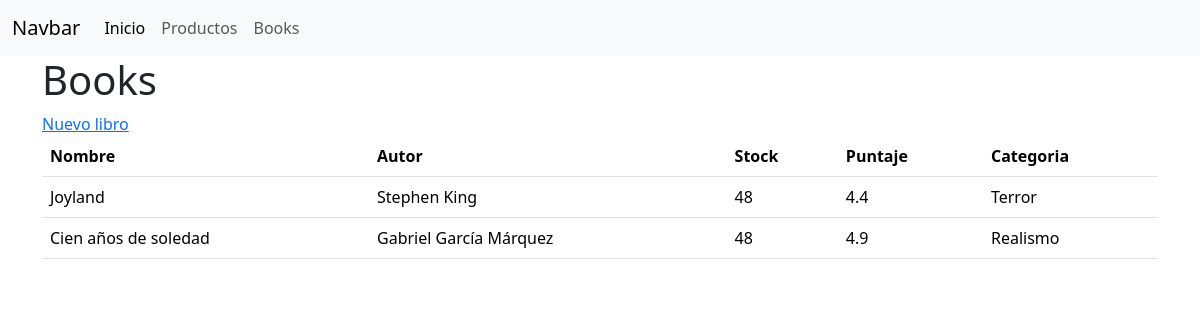
The page /books/ on the database its author committed.
### books/models.py (models this page shows, shortened)
class ProductoBooks(models.Model):
    nombre = models.CharField(max_length=255)
    autor = models.CharField(max_length=255)
    stock = models.IntegerField()
    puntaje = models.FloatField()
    categoria = models.ForeignKey(
        CategoriaBooks,
        on_delete=models.CASCADE
    )
    creado_en = models.DateTimeField(default = timezone.now)
    def __str__(self) -> str:
        return self.autor

class CategoriaBooks(models.Model):
    nombre = models.CharField(max_length=255)
    def __str__(self) -> str:
        return self.nombre

### books/views.py (the view)
# urls.py: path('',views.index, name='index'),
def index(request):
    books = ProductoBooks.objects.all()
    print(books)
    return render(
        request=request,
        template_name='index2.html',
        context={'books':books}
    )

### books/templates/index2.html
{% extends "base.html" %}
{% block content %}
    <h1>Books</h1>
    <a href="{% url 'books:formulario' %}">Nuevo libro</a>
    <table class="table">
        <thead>
            <tr>
                <th>Nombre</th>
                <th>Autor</th>
                <th>Stock</th>
                <th>Puntaje</th>
                <th>Categoria</th>
            </tr>
        </thead>
        <tbody>
            {%for book in books%}
            <tr>
                <td>{{book.nombre}}</td>
                <td>{{book.autor}}</td>
                <td>{{book.stock}}</td>
                <td>{{book.puntaje}}</td>
                <td>{{book.categoria}}</td>
            </tr>
            {%endfor%}
        </tbody>
    </table>
{% endblock content %}

### rows shown on the page
ProductoBooks: nombre "Joyland", autor "Stephen King", stock "48", puntaje "4.4", categoria "Terror"
ProductoBooks: nombre "Cien años de soledad", autor "Gabriel García Márquez", stock "48", puntaje "4.9", categoria "Realismo"
